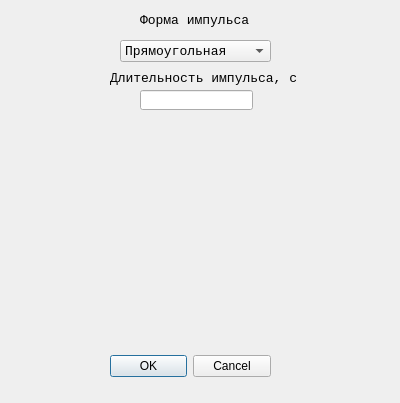
<?xml version="1.0" encoding="UTF-8"?>
<ui version="4.0">
 <class>Form_Options</class>
 <widget class="QDialog" name="Form_Options">
  <property name="geometry">
   <rect>
    <x>0</x>
    <y>0</y>
    <width>400</width>
    <height>403</height>
   </rect>
  </property>
  <property name="windowTitle">
   <string>Создание формы импульса</string>
  </property>
  <widget class="QDialogButtonBox" name="buttonBox">
   <property name="geometry">
    <rect>
     <x>110</x>
     <y>350</y>
     <width>161</width>
     <height>32</height>
    </rect>
   </property>
   <property name="orientation">
    <enum>Qt::Horizontal</enum>
   </property>
   <property name="standardButtons">
    <set>QDialogButtonBox::Cancel|QDialogButtonBox::Ok</set>
   </property>
  </widget>
  <widget class="QComboBox" name="pulse_form_box">
   <property name="geometry">
    <rect>
     <x>120</x>
     <y>40</y>
     <width>151</width>
     <height>22</height>
    </rect>
   </property>
   <property name="font">
    <font>
     <family>Courier New</family>
     <pointsize>10</pointsize>
    </font>
   </property>
   <item>
    <property name="text">
     <string>Прямоугольная</string>
    </property>
   </item>
   <item>
    <property name="text">
     <string>Гауссовская</string>
    </property>
   </item>
   <item>
    <property name="text">
     <string>Экспоненциальная</string>
    </property>
   </item>
   <item>
    <property name="text">
     <string>Параболическая</string>
    </property>
   </item>
  </widget>
  <widget class="QLineEdit" name="pulse_duration_ledit">
   <property name="geometry">
    <rect>
     <x>140</x>
     <y>90</y>
     <width>113</width>
     <height>20</height>
    </rect>
   </property>
   <property name="text">
    <string/>
   </property>
   <property name="placeholderText">
    <string/>
   </property>
  </widget>
  <widget class="QLabel" name="pulse_duartion_label">
   <property name="geometry">
    <rect>
     <x>110</x>
     <y>70</y>
     <width>201</width>
     <height>16</height>
    </rect>
   </property>
   <property name="font">
    <font>
     <family>Courier New</family>
     <pointsize>10</pointsize>
    </font>
   </property>
   <property name="text">
    <string>Длительность импульса, с</string>
   </property>
  </widget>
  <widget class="QLabel" name="pulse_form_label">
   <property name="geometry">
    <rect>
     <x>140</x>
     <y>10</y>
     <width>121</width>
     <height>21</height>
    </rect>
   </property>
   <property name="font">
    <font>
     <family>Courier New</family>
     <pointsize>10</pointsize>
    </font>
   </property>
   <property name="text">
    <string>Форма импульса</string>
   </property>
  </widget>
  <widget class="QCustomPlot" name="pform_plot" native="true">
   <property name="geometry">
    <rect>
     <x>40</x>
     <y>130</y>
     <width>321</width>
     <height>201</height>
    </rect>
   </property>
  </widget>
 </widget>
 <customwidgets>
  <customwidget>
   <class>QCustomPlot</class>
   <extends>QWidget</extends>
   <header>qcustomplot.h</header>
   <container>1</container>
  </customwidget>
 </customwidgets>
 <resources/>
 <connections>
  <connection>
   <sender>buttonBox</sender>
   <signal>accepted()</signal>
   <receiver>Form_Options</receiver>
   <slot>accept()</slot>
   <hints>
    <hint type="sourcelabel">
     <x>248</x>
     <y>254</y>
    </hint>
    <hint type="destinationlabel">
     <x>157</x>
     <y>274</y>
    </hint>
   </hints>
  </connection>
  <connection>
   <sender>buttonBox</sender>
   <signal>rejected()</signal>
   <receiver>Form_Options</receiver>
   <slot>reject()</slot>
   <hints>
    <hint type="sourcelabel">
     <x>316</x>
     <y>260</y>
    </hint>
    <hint type="destinationlabel">
     <x>286</x>
     <y>274</y>
    </hint>
   </hints>
  </connection>
 </connections>
</ui>
